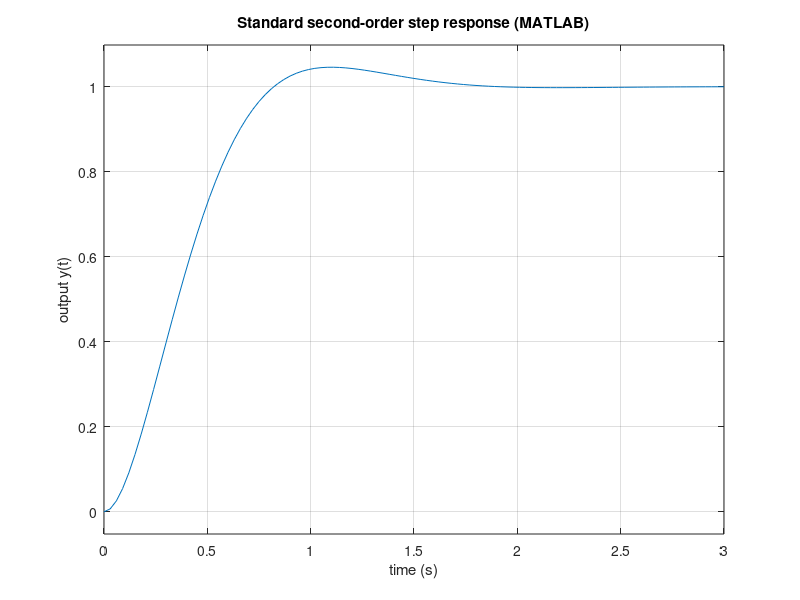

This figure's MATLAB source:
wn   = 4.0;   % natural frequency (rad/s)
zeta = 0.7;   % damping ratio
K    = 1.0;   % DC gain

num = K * wn^2;
den = [1, 2*zeta*wn, wn^2];

G = tf(num, den);

figure;
step(G);
grid on;
title('Standard second-order step response (MATLAB)');
xlabel('time (s)');
ylabel('output y(t)');

% In Robotics System Toolbox, similar transfer functions are used as
% components inside manipulator and mobile robot controllers.
